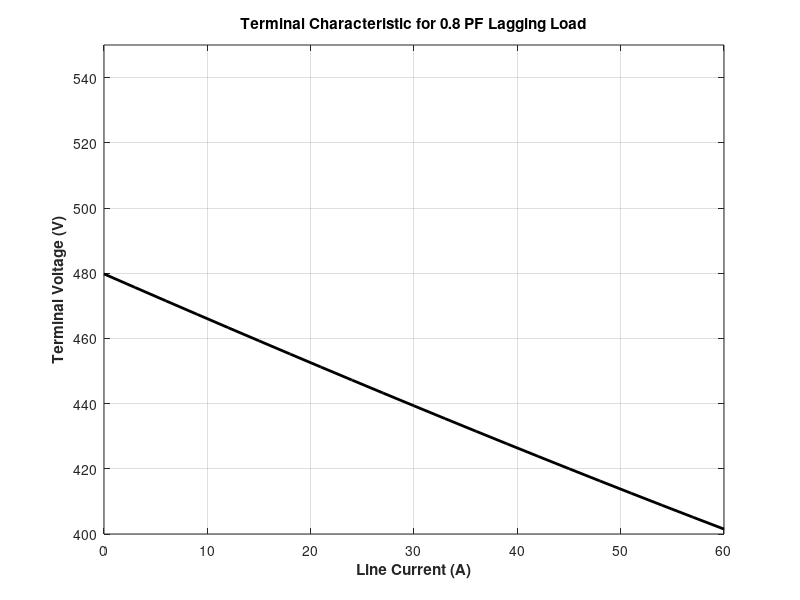

Recreate this plot in MATLAB.
% M-file: term_char_a.m
% This script plots the terminal characteristics of the generator 
% in Example 5-4 with a 0.8 PF lagging load.

% Initialize the current amplitudes (21 values in the range 0 to 60 A)
i_a = linspace(0, 60, 21);

% Initialize all other values
v_phase = zeros(1, 21);
e_a = 277.0;  % Internal generated voltage
x_s = 1.0;    % Synchronous reactance
theta = 36.87 * (pi / 180);  % Convert degrees to radians

% Calculate v_phase for each current level
for ii = 1:21
    v_phase(ii) = sqrt((e_a - x_s * i_a(ii) * cos(theta))^2 + (x_s * i_a(ii) * sin(theta))^2);
end

% Calculate terminal voltage from the phase voltage
v_t = v_phase * sqrt(3);

% Plot the terminal characteristic
plot(i_a, v_t, 'Color', 'k', 'LineWidth', 2.0);
xlabel('Line Current (A)', 'FontWeight', 'Bold');
ylabel('Terminal Voltage (V)', 'FontWeight', 'Bold');
title('Terminal Characteristic for 0.8 PF Lagging Load', 'FontWeight', 'Bold');
grid on;
axis([0 60 400 550]);